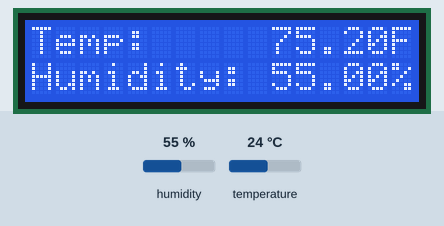
Simulated run of this sketch. Board: Arduino Uno, built with avr-gcc and run on an emulated ATmega328P. On the bench: 16×2 character LCD. Inputs (shaded band) come from the test bench; at power-on: humidity 55 %, temperature 24 °C.

Above: at 2.8 s.
2.9 s: humidity set to 22 %
At 5.7 s:
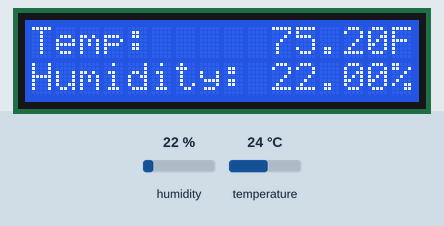
6.0 s: temperature set to 12 °C
At 7.6 s:
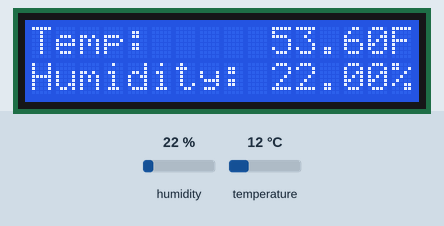
8.3 s: humidity set to 40 %
At 9.4 s:
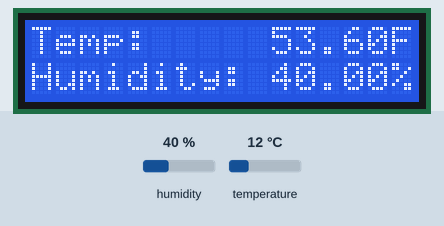
10.5 s: temperature set to 19 °C
At 12.5 s:
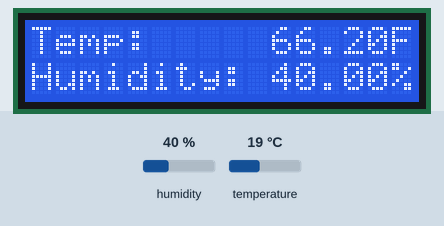
Timing chart, 0 to 13.8 s (numbered marks = the images above; inputs shaded):
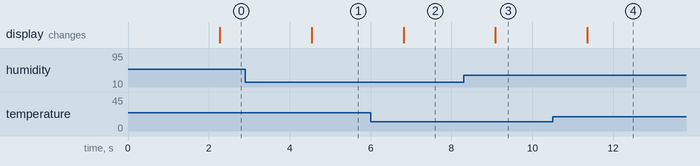

Measured:
- after the input at 2.9 s, the display: changes after 1.6 s (image 1)
- after the input at 6.0 s, the display: changes after 0.82 s (image 2)
- after the input at 8.3 s, the display: changes after 0.79 s (image 3)
- after the input at 10.5 s, the display: changes after 0.86 s (image 4)

The sketch:

tempdisplay.ino
```cpp
#include <LiquidCrystal.h>
#include <dht_nonblocking.h>

#define DHT_SENSOR_TYPE DHT_TYPE_11   // DHT 11
#define DHT_SENSOR_PIN 2

LiquidCrystal lcd(7, 8, 9, 10, 11, 12);
DHT_nonblocking dht_sensor(DHT_SENSOR_PIN, DHT_SENSOR_TYPE);

void setup() {
  lcd.begin(16, 2);
}

void loop() {
  float temperature;
  float humidity;
  if (dht_sensor.measure(&temperature, &humidity)) {
    printTemperatureAsF(temperature);
    printHumidity(humidity);
  }
}

void printTemperatureAsF(float celsiusTemp) {
  float fahrTemp = celsiusToFahrenheit(celsiusTemp);
  String fahrTempString = String(fahrTemp);
  lcd.setCursor(0, 0);
  lcd.print("Temp:     " + fahrTempString + "F");
}

void printHumidity(float humidity) {
  String humidityString = String(humidity);
  lcd.setCursor(0, 1);
  lcd.print("Humidity: " + humidityString + "%");
}

float celsiusToFahrenheit(float celsius) {
  return ((celsius * 9) / 5) + 32;
}
```
